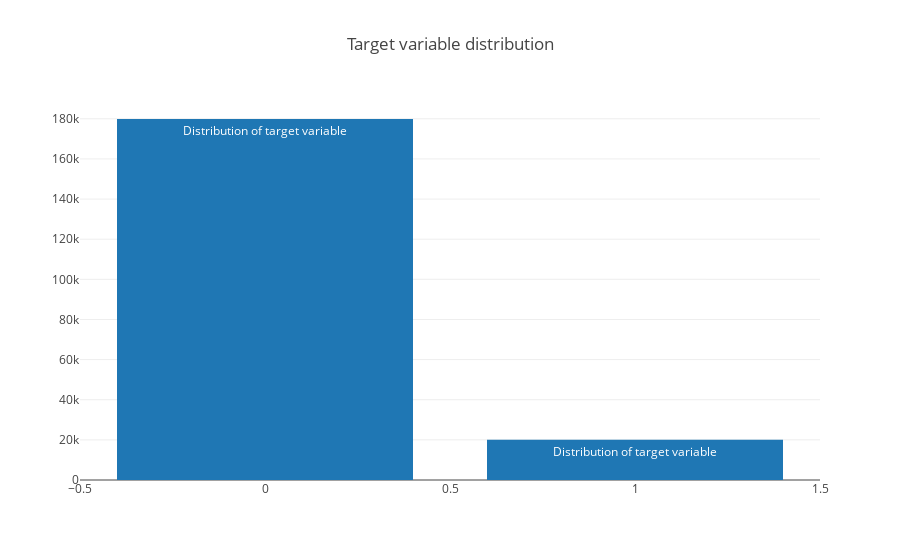

Source (notebook cell):
### Code cell
data = [go.Bar(
            x = train["target"].value_counts().index.values,
            y = train["target"].value_counts().values,
            text='Distribution of target variable'
    )]

layout = go.Layout(
    title='Target variable distribution'
)

fig = go.Figure(data=data, layout=layout)

py.iplot(fig, filename='basic-bar')

### Figure 1 — Plotly figure (JSON) as saved in the notebook; plotly's stock layout.template omitted (floating-point values rounded to 4 significant figures)
{"data": [{"text": "Distribution of target variable", "type": "bar", "uid": "88b41580-4ade-47c4-817b-0212d87a4cf9", "x": [0, 1], "y": [179902, 20098]}], "layout": {"title": {"text": "Target variable distribution"}}}
